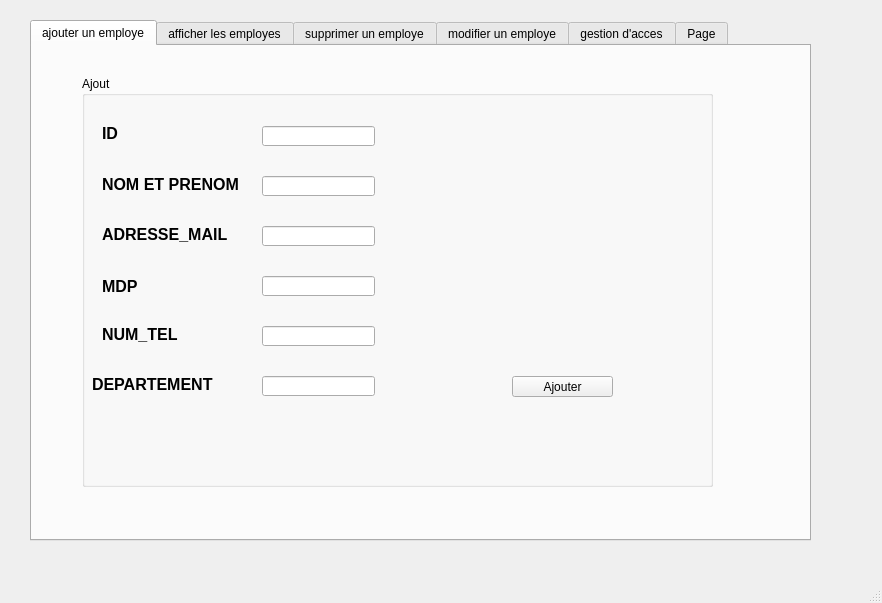
<?xml version="1.0" encoding="UTF-8"?>
<ui version="4.0">
 <class>MainWindow</class>
 <widget class="QMainWindow" name="MainWindow">
  <property name="geometry">
   <rect>
    <x>0</x>
    <y>0</y>
    <width>882</width>
    <height>603</height>
   </rect>
  </property>
  <property name="windowTitle">
   <string>MainWindow</string>
  </property>
  <widget class="QWidget" name="centralwidget">
   <widget class="QTabWidget" name="gestiondacces">
    <property name="geometry">
     <rect>
      <x>30</x>
      <y>20</y>
      <width>781</width>
      <height>521</height>
     </rect>
    </property>
    <property name="currentIndex">
     <number>0</number>
    </property>
    <widget class="QWidget" name="tab">
     <attribute name="title">
      <string>ajouter un employe</string>
     </attribute>
     <widget class="QGroupBox" name="groupBox">
      <property name="geometry">
       <rect>
        <x>50</x>
        <y>30</y>
        <width>631</width>
        <height>411</height>
       </rect>
      </property>
      <property name="title">
       <string>Ajout</string>
      </property>
      <widget class="QLabel" name="label">
       <property name="geometry">
        <rect>
         <x>20</x>
         <y>50</y>
         <width>47</width>
         <height>14</height>
        </rect>
       </property>
       <property name="font">
        <font>
         <pointsize>12</pointsize>
         <weight>75</weight>
         <bold>true</bold>
        </font>
       </property>
       <property name="text">
        <string>ID</string>
       </property>
      </widget>
      <widget class="QLabel" name="label_2">
       <property name="geometry">
        <rect>
         <x>20</x>
         <y>100</y>
         <width>141</width>
         <height>16</height>
        </rect>
       </property>
       <property name="font">
        <font>
         <pointsize>12</pointsize>
         <weight>75</weight>
         <bold>true</bold>
        </font>
       </property>
       <property name="text">
        <string>NOM ET PRENOM</string>
       </property>
      </widget>
      <widget class="QLabel" name="label_3">
       <property name="geometry">
        <rect>
         <x>20</x>
         <y>150</y>
         <width>131</width>
         <height>16</height>
        </rect>
       </property>
       <property name="font">
        <font>
         <pointsize>12</pointsize>
         <weight>75</weight>
         <bold>true</bold>
        </font>
       </property>
       <property name="text">
        <string>ADRESSE_MAIL</string>
       </property>
      </widget>
      <widget class="QLabel" name="label_4">
       <property name="geometry">
        <rect>
         <x>20</x>
         <y>200</y>
         <width>47</width>
         <height>20</height>
        </rect>
       </property>
       <property name="font">
        <font>
         <pointsize>12</pointsize>
         <weight>75</weight>
         <bold>true</bold>
        </font>
       </property>
       <property name="text">
        <string>MDP</string>
       </property>
      </widget>
      <widget class="QLabel" name="label_5">
       <property name="geometry">
        <rect>
         <x>20</x>
         <y>250</y>
         <width>91</width>
         <height>16</height>
        </rect>
       </property>
       <property name="font">
        <font>
         <pointsize>12</pointsize>
         <weight>75</weight>
         <bold>true</bold>
        </font>
       </property>
       <property name="text">
        <string>NUM_TEL</string>
       </property>
      </widget>
      <widget class="QLineEdit" name="le_id">
       <property name="geometry">
        <rect>
         <x>180</x>
         <y>50</y>
         <width>113</width>
         <height>20</height>
        </rect>
       </property>
      </widget>
      <widget class="QLineEdit" name="le_nom">
       <property name="geometry">
        <rect>
         <x>180</x>
         <y>100</y>
         <width>113</width>
         <height>20</height>
        </rect>
       </property>
      </widget>
      <widget class="QLineEdit" name="la_adresse">
       <property name="geometry">
        <rect>
         <x>180</x>
         <y>150</y>
         <width>113</width>
         <height>20</height>
        </rect>
       </property>
      </widget>
      <widget class="QLineEdit" name="le_mdp">
       <property name="geometry">
        <rect>
         <x>180</x>
         <y>200</y>
         <width>113</width>
         <height>20</height>
        </rect>
       </property>
      </widget>
      <widget class="QLineEdit" name="le_num">
       <property name="geometry">
        <rect>
         <x>180</x>
         <y>250</y>
         <width>113</width>
         <height>20</height>
        </rect>
       </property>
      </widget>
      <widget class="QPushButton" name="pb_ajouter">
       <property name="geometry">
        <rect>
         <x>430</x>
         <y>300</y>
         <width>101</width>
         <height>21</height>
        </rect>
       </property>
       <property name="text">
        <string>Ajouter</string>
       </property>
      </widget>
      <widget class="QLabel" name="label_6">
       <property name="geometry">
        <rect>
         <x>10</x>
         <y>300</y>
         <width>131</width>
         <height>16</height>
        </rect>
       </property>
       <property name="font">
        <font>
         <pointsize>12</pointsize>
         <weight>75</weight>
         <bold>true</bold>
        </font>
       </property>
       <property name="text">
        <string>DEPARTEMENT</string>
       </property>
      </widget>
      <widget class="QLineEdit" name="le_dep">
       <property name="geometry">
        <rect>
         <x>180</x>
         <y>300</y>
         <width>113</width>
         <height>20</height>
        </rect>
       </property>
      </widget>
     </widget>
    </widget>
    <widget class="QWidget" name="tab_2">
     <attribute name="title">
      <string>afficher les employes</string>
     </attribute>
     <widget class="QTableView" name="tab_emp">
      <property name="geometry">
       <rect>
        <x>40</x>
        <y>70</y>
        <width>681</width>
        <height>371</height>
       </rect>
      </property>
     </widget>
     <widget class="QComboBox" name="reach">
      <property name="geometry">
       <rect>
        <x>620</x>
        <y>20</y>
        <width>121</width>
        <height>22</height>
       </rect>
      </property>
      <item>
       <property name="text">
        <string>ID</string>
       </property>
      </item>
      <item>
       <property name="text">
        <string>NUM</string>
       </property>
      </item>
      <item>
       <property name="text">
        <string>MDP</string>
       </property>
      </item>
      <item>
       <property name="text">
        <string>NOM</string>
       </property>
      </item>
      <item>
       <property name="text">
        <string>ADR</string>
       </property>
      </item>
      <item>
       <property name="text">
        <string>DEPARTEMENT</string>
       </property>
      </item>
     </widget>
     <widget class="QLabel" name="label_8">
      <property name="geometry">
       <rect>
        <x>10</x>
        <y>20</y>
        <width>61</width>
        <height>20</height>
       </rect>
      </property>
      <property name="font">
       <font>
        <pointsize>12</pointsize>
       </font>
      </property>
      <property name="text">
       <string>trier par</string>
      </property>
     </widget>
     <widget class="QComboBox" name="reach_2">
      <property name="geometry">
       <rect>
        <x>100</x>
        <y>20</y>
        <width>121</width>
        <height>22</height>
       </rect>
      </property>
      <item>
       <property name="text">
        <string>ID</string>
       </property>
      </item>
      <item>
       <property name="text">
        <string>NUM</string>
       </property>
      </item>
      <item>
       <property name="text">
        <string>MDP</string>
       </property>
      </item>
      <item>
       <property name="text">
        <string>NOM</string>
       </property>
      </item>
      <item>
       <property name="text">
        <string>ADRESSE</string>
       </property>
      </item>
      <item>
       <property name="text">
        <string>DEPARTEMENT</string>
       </property>
      </item>
     </widget>
     <widget class="QCheckBox" name="checkBox">
      <property name="geometry">
       <rect>
        <x>250</x>
        <y>20</y>
        <width>72</width>
        <height>20</height>
       </rect>
      </property>
      <property name="text">
       <string>desendant</string>
      </property>
     </widget>
     <widget class="QLineEdit" name="lineEdit">
      <property name="geometry">
       <rect>
        <x>430</x>
        <y>20</y>
        <width>151</width>
        <height>21</height>
       </rect>
      </property>
     </widget>
     <widget class="QPushButton" name="pushButton_2">
      <property name="geometry">
       <rect>
        <x>490</x>
        <y>451</y>
        <width>91</width>
        <height>31</height>
       </rect>
      </property>
      <property name="font">
       <font>
        <pointsize>12</pointsize>
       </font>
      </property>
      <property name="text">
       <string>stats</string>
      </property>
     </widget>
     <widget class="QPushButton" name="pushButton_3">
      <property name="geometry">
       <rect>
        <x>200</x>
        <y>450</y>
        <width>111</width>
        <height>31</height>
       </rect>
      </property>
      <property name="font">
       <font>
        <pointsize>14</pointsize>
       </font>
      </property>
      <property name="text">
       <string>export </string>
      </property>
     </widget>
     <widget class="QLineEdit" name="lineEdit_2">
      <property name="geometry">
       <rect>
        <x>20</x>
        <y>460</y>
        <width>151</width>
        <height>21</height>
       </rect>
      </property>
     </widget>
    </widget>
    <widget class="QWidget" name="tab_3">
     <attribute name="title">
      <string>supprimer un employe</string>
     </attribute>
     <widget class="QLabel" name="label_7">
      <property name="geometry">
       <rect>
        <x>190</x>
        <y>50</y>
        <width>291</width>
        <height>41</height>
       </rect>
      </property>
      <property name="font">
       <font>
        <family>MS Shell Dlg 2</family>
        <pointsize>28</pointsize>
        <weight>75</weight>
        <bold>true</bold>
       </font>
      </property>
      <property name="text">
       <string>SUPPRESSION</string>
      </property>
     </widget>
     <widget class="QLabel" name="label_9">
      <property name="geometry">
       <rect>
        <x>40</x>
        <y>190</y>
        <width>151</width>
        <height>21</height>
       </rect>
      </property>
      <property name="font">
       <font>
        <pointsize>18</pointsize>
        <weight>75</weight>
        <bold>true</bold>
       </font>
      </property>
      <property name="text">
       <string>identifiant :</string>
      </property>
     </widget>
     <widget class="QLineEdit" name="le_id_sup">
      <property name="geometry">
       <rect>
        <x>260</x>
        <y>180</y>
        <width>151</width>
        <height>31</height>
       </rect>
      </property>
     </widget>
     <widget class="QPushButton" name="pb_sup">
      <property name="geometry">
       <rect>
        <x>200</x>
        <y>300</y>
        <width>171</width>
        <height>41</height>
       </rect>
      </property>
      <property name="font">
       <font>
        <pointsize>12</pointsize>
        <weight>75</weight>
        <bold>true</bold>
       </font>
      </property>
      <property name="text">
       <string>supprimer</string>
      </property>
     </widget>
    </widget>
    <widget class="QWidget" name="tab_4">
     <attribute name="title">
      <string>modifier un employe</string>
     </attribute>
     <widget class="QPushButton" name="pb_modifier">
      <property name="geometry">
       <rect>
        <x>420</x>
        <y>330</y>
        <width>131</width>
        <height>31</height>
       </rect>
      </property>
      <property name="text">
       <string>update</string>
      </property>
     </widget>
     <widget class="QLineEdit" name="le_num_2">
      <property name="geometry">
       <rect>
        <x>220</x>
        <y>270</y>
        <width>113</width>
        <height>20</height>
       </rect>
      </property>
     </widget>
     <widget class="QLineEdit" name="la_adresse_2">
      <property name="geometry">
       <rect>
        <x>220</x>
        <y>170</y>
        <width>113</width>
        <height>20</height>
       </rect>
      </property>
     </widget>
     <widget class="QLabel" name="label_10">
      <property name="geometry">
       <rect>
        <x>80</x>
        <y>270</y>
        <width>91</width>
        <height>16</height>
       </rect>
      </property>
      <property name="font">
       <font>
        <pointsize>12</pointsize>
        <weight>75</weight>
        <bold>true</bold>
       </font>
      </property>
      <property name="text">
       <string>NUM_TEL</string>
      </property>
     </widget>
     <widget class="QLineEdit" name="le_mdp_2">
      <property name="geometry">
       <rect>
        <x>220</x>
        <y>220</y>
        <width>113</width>
        <height>20</height>
       </rect>
      </property>
     </widget>
     <widget class="QLabel" name="label_11">
      <property name="geometry">
       <rect>
        <x>80</x>
        <y>70</y>
        <width>47</width>
        <height>14</height>
       </rect>
      </property>
      <property name="font">
       <font>
        <pointsize>12</pointsize>
        <weight>75</weight>
        <bold>true</bold>
       </font>
      </property>
      <property name="text">
       <string>ID</string>
      </property>
     </widget>
     <widget class="QLabel" name="label_12">
      <property name="geometry">
       <rect>
        <x>80</x>
        <y>220</y>
        <width>47</width>
        <height>14</height>
       </rect>
      </property>
      <property name="font">
       <font>
        <pointsize>12</pointsize>
        <weight>75</weight>
        <bold>true</bold>
       </font>
      </property>
      <property name="text">
       <string>MDP</string>
      </property>
     </widget>
     <widget class="QLineEdit" name="le_nom_2">
      <property name="geometry">
       <rect>
        <x>220</x>
        <y>120</y>
        <width>113</width>
        <height>20</height>
       </rect>
      </property>
     </widget>
     <widget class="QLabel" name="label_13">
      <property name="geometry">
       <rect>
        <x>80</x>
        <y>320</y>
        <width>131</width>
        <height>16</height>
       </rect>
      </property>
      <property name="font">
       <font>
        <pointsize>12</pointsize>
        <weight>75</weight>
        <bold>true</bold>
       </font>
      </property>
      <property name="text">
       <string>DEPARTEMENT</string>
      </property>
     </widget>
     <widget class="QLabel" name="label_14">
      <property name="geometry">
       <rect>
        <x>80</x>
        <y>170</y>
        <width>131</width>
        <height>16</height>
       </rect>
      </property>
      <property name="font">
       <font>
        <pointsize>12</pointsize>
        <weight>75</weight>
        <bold>true</bold>
       </font>
      </property>
      <property name="text">
       <string>ADRESSE_MAIL</string>
      </property>
     </widget>
     <widget class="QLineEdit" name="le_dep_2">
      <property name="geometry">
       <rect>
        <x>220</x>
        <y>320</y>
        <width>113</width>
        <height>20</height>
       </rect>
      </property>
     </widget>
     <widget class="QLabel" name="label_15">
      <property name="geometry">
       <rect>
        <x>80</x>
        <y>120</y>
        <width>47</width>
        <height>14</height>
       </rect>
      </property>
      <property name="font">
       <font>
        <pointsize>12</pointsize>
        <weight>75</weight>
        <bold>true</bold>
       </font>
      </property>
      <property name="text">
       <string>NOM</string>
      </property>
     </widget>
     <widget class="QLineEdit" name="le_id_2">
      <property name="geometry">
       <rect>
        <x>220</x>
        <y>70</y>
        <width>113</width>
        <height>20</height>
       </rect>
      </property>
     </widget>
     <widget class="QLabel" name="label_16">
      <property name="geometry">
       <rect>
        <x>210</x>
        <y>10</y>
        <width>211</width>
        <height>31</height>
       </rect>
      </property>
      <property name="font">
       <font>
        <family>Microsoft New Tai Lue</family>
        <pointsize>26</pointsize>
        <weight>50</weight>
        <bold>false</bold>
       </font>
      </property>
      <property name="text">
       <string>update</string>
      </property>
     </widget>
    </widget>
    <widget class="QWidget" name="tab_5">
     <attribute name="title">
      <string>gestion d'acces</string>
     </attribute>
     <widget class="QLabel" name="label_17">
      <property name="geometry">
       <rect>
        <x>280</x>
        <y>20</y>
        <width>171</width>
        <height>31</height>
       </rect>
      </property>
      <property name="font">
       <font>
        <pointsize>22</pointsize>
        <weight>75</weight>
        <bold>true</bold>
       </font>
      </property>
      <property name="text">
       <string>bienvenue</string>
      </property>
     </widget>
     <widget class="QLabel" name="label_18">
      <property name="geometry">
       <rect>
        <x>40</x>
        <y>150</y>
        <width>311</width>
        <height>21</height>
       </rect>
      </property>
      <property name="font">
       <font>
        <pointsize>16</pointsize>
        <weight>75</weight>
        <bold>true</bold>
       </font>
      </property>
      <property name="text">
       <string>TAPER VOTRE IDENTIFIANT </string>
      </property>
     </widget>
     <widget class="QLabel" name="label_37">
      <property name="geometry">
       <rect>
        <x>30</x>
        <y>260</y>
        <width>351</width>
        <height>21</height>
       </rect>
      </property>
      <property name="font">
       <font>
        <pointsize>16</pointsize>
        <weight>75</weight>
        <bold>true</bold>
       </font>
      </property>
      <property name="text">
       <string>TAPER VOTRE MOT DE PASSE</string>
      </property>
     </widget>
     <widget class="QLineEdit" name="le_id_5">
      <property name="geometry">
       <rect>
        <x>490</x>
        <y>140</y>
        <width>211</width>
        <height>31</height>
       </rect>
      </property>
      <property name="font">
       <font>
        <pointsize>11</pointsize>
       </font>
      </property>
     </widget>
     <widget class="QLineEdit" name="le_id_6">
      <property name="geometry">
       <rect>
        <x>490</x>
        <y>250</y>
        <width>211</width>
        <height>31</height>
       </rect>
      </property>
      <property name="font">
       <font>
        <pointsize>11</pointsize>
       </font>
      </property>
     </widget>
     <widget class="QPushButton" name="pushButton">
      <property name="geometry">
       <rect>
        <x>300</x>
        <y>361</y>
        <width>181</width>
        <height>51</height>
       </rect>
      </property>
      <property name="font">
       <font>
        <pointsize>20</pointsize>
       </font>
      </property>
      <property name="text">
       <string>LOGIN</string>
      </property>
     </widget>
    </widget>
    <widget class="QWidget" name="tab_6">
     <attribute name="title">
      <string>Page</string>
     </attribute>
     <widget class="QPushButton" name="pb_checkID">
      <property name="geometry">
       <rect>
        <x>200</x>
        <y>280</y>
        <width>101</width>
        <height>41</height>
       </rect>
      </property>
      <property name="text">
       <string>check id</string>
      </property>
     </widget>
     <widget class="QPushButton" name="pb_checkmdp">
      <property name="geometry">
       <rect>
        <x>460</x>
        <y>280</y>
        <width>101</width>
        <height>41</height>
       </rect>
      </property>
      <property name="text">
       <string>check mdp</string>
      </property>
     </widget>
     <widget class="QLineEdit" name="lineEdit_id">
      <property name="geometry">
       <rect>
        <x>290</x>
        <y>170</y>
        <width>161</width>
        <height>51</height>
       </rect>
      </property>
     </widget>
    </widget>
   </widget>
  </widget>
  <widget class="QMenuBar" name="menubar">
   <property name="geometry">
    <rect>
     <x>0</x>
     <y>0</y>
     <width>882</width>
     <height>21</height>
    </rect>
   </property>
  </widget>
  <widget class="QStatusBar" name="statusbar"/>
 </widget>
 <resources/>
 <connections/>
</ui>
